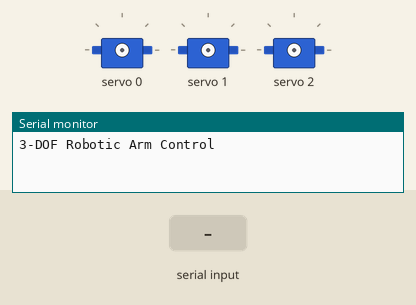
Recording of a sketch running on a simulated Arduino Uno, built with avr-gcc and run on an emulated ATmega328P. Shown: 3 × servo, the last lines printed to the serial monitor. The inputs (shaded band) are chosen by the test bench.

Above: at 1.2 s.
1.3 s: "F90\n" received over Serial
4.3 s: "F,45\n" received over Serial
At 7.7 s:
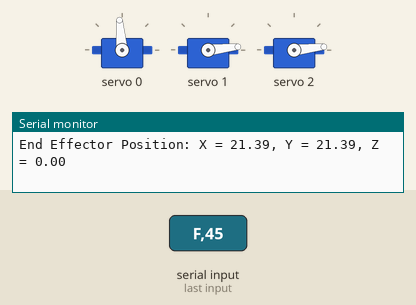
Timing chart, 0 to 9.2 s (numbered marks = the images above; inputs shaded):
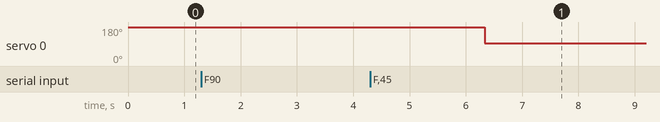

The sketch:

3DOF_ARM_SERVOPROG_RKD.ino
```cpp
#include <Wire.h>
#include <Adafruit_PWMServoDriver.h>

// Define PCA9685 object
Adafruit_PWMServoDriver pwm = Adafruit_PWMServoDriver();

// Arm segment lengths (in cm)
const float L1 = 4.355;  // Length of the first arm segment
const float L2 = 13.4;  // Length of the second arm segment
const float L3 = 12.5;  // Length of the third arm segment

// Servo range constants
#define BASE_SERVO_MIN 150
#define BASE_SERVO_MAX 600
#define SHOULDER_SERVO_MIN 150
#define SHOULDER_SERVO_MAX 600
#define ELBOW_SERVO_MIN 150
#define ELBOW_SERVO_MAX 600

void setup() {
  // Start serial communication
  Serial.begin(9600);
  Serial.println("3-DOF Robotic Arm Control");

  // Initialize PCA9685 driver
  pwm.begin();
  pwm.setPWMFreq(60);  // Standard 60 Hz for servos
  delay(10);
}

void loop() {
  if (Serial.available() > 0) {
    char mode = Serial.read();  // Read mode (F for Forward, I for Inverse)

    if (mode == 'F') {
      // Forward Kinematics Mode
      Serial.println("Enter Theta1 (Base servo), Theta2 (Shoulder servo), and Theta3 (Elbow servo), separated by space:");
      while (Serial.available() < 3)
        ;
      float theta1 = Serial.parseFloat();  // Base servo angle (0 to 90 degrees)
      float theta2 = Serial.parseFloat();  // Shoulder servo angle (0 to 180 degrees)
      float theta3 = Serial.parseFloat();  // Elbow servo angle (0 to 180 degrees)

      // Convert to radians
      theta1 = radians(theta1);
      theta2 = radians(theta2);
      theta3 = radians(theta3);

      // Calculate end effector position (X, Y, Z)
      float x = L1 * cos(theta1) + L2 * cos(theta1 + theta2) + L3 * cos(theta1 + theta2 + theta3);
      float y = L1 * sin(theta1) + L2 * sin(theta1 + theta2) + L3 * sin(theta1 + theta2 + theta3);
      float z = L3 * sin(theta3); // Assuming some vertical component contributed by L3

      // Display calculated position
      Serial.print("End Effector Position: X = ");
      Serial.print(x);
      Serial.print(", Y = ");
      Serial.print(y);
      Serial.print(", Z = ");
      Serial.println(z);

      // Map the angles to PWM values and set PWM for servos
      int basePWM = map(theta1 * 180.0 / PI, 0, 90, BASE_SERVO_MIN, BASE_SERVO_MAX);
      int shoulderPWM = map(theta2 * 180.0 / PI, 0, 180, SHOULDER_SERVO_MIN, SHOULDER_SERVO_MAX);
      int elbowPWM = map(theta3 * 180.0 / PI, 0, 180, ELBOW_SERVO_MIN, ELBOW_SERVO_MAX);

      pwm.setPWM(0, 0, basePWM);      // Move base servo
      pwm.setPWM(1, 0, shoulderPWM);  // Move shoulder servo
      pwm.setPWM(2, 0, elbowPWM);     // Move elbow servo

    } else if (mode == 'I') {
      // Inverse Kinematics Mode
      Serial.println("Enter X, Y, and Z (in cm), separated by space:");
      while (Serial.available() < 3)
        ;
      float x = Serial.parseFloat();  // X position
      float y = Serial.parseFloat();  // Y position
      float z = Serial.parseFloat();  // Z position

      // Inverse Kinematics for 3-DOF
      float r = sqrt(x * x + y * y);  // Radial distance
      float d = sqrt(r * r + z * z);  // Total distance from origin
      if (d > (L1 + L2 + L3)) {
        Serial.println("Target out of reach!");
      } else {
        // Base angle
        float theta1 = atan2(y, x);

        // Law of cosines for shoulder and elbow
        float cosTheta2 = (d * d - L1 * L1 - L2 * L2) / (2 * L1 * L2);
        float theta2 = acos(cosTheta2); // Shoulder angle
        float theta3 = atan2(z, r);     // Elbow angle

        // Convert to degrees
        theta1 = degrees(theta1);
        theta2 = degrees(theta2);
        theta3 = degrees(theta3);

        // Display joint angles
        Serial.print("Theta1 = ");
        Serial.print(theta1);
        Serial.print(", Theta2 = ");
        Serial.print(theta2);
        Serial.print(", Theta3 = ");
        Serial.println(theta3);

        // Map the angles to PWM values and set PWM for servos
        int basePWM = map(theta1, 0, 90, BASE_SERVO_MIN, BASE_SERVO_MAX);
        int shoulderPWM = map(theta2, 0, 180, SHOULDER_SERVO_MIN, SHOULDER_SERVO_MAX);
        int elbowPWM = map(theta3, 0, 180, ELBOW_SERVO_MIN, ELBOW_SERVO_MAX);

        pwm.setPWM(0, 0, basePWM);      // Move base servo
        pwm.setPWM(1, 0, shoulderPWM);  // Move shoulder servo
        pwm.setPWM(2, 0, elbowPWM);     // Move elbow servo
      }
    }
  }
}
```

Measured:
- after the input at 4.3 s, servo 0: 180° → 95° after 2.0 s
